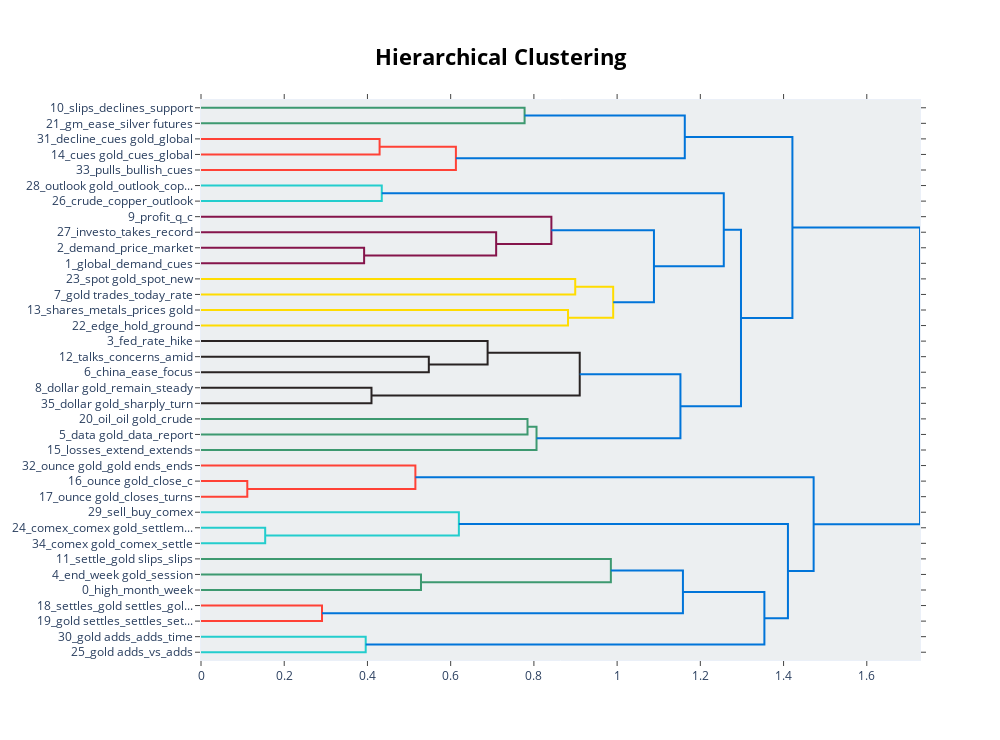

Source (notebook cell):
### Code cell
topic_model.visualize_hierarchy().show()

### Figure 1 — Plotly figure (JSON) as saved in the notebook; plotly's stock layout.template omitted (floating-point values rounded to 4 significant figures)
{"data": [{"hoverinfo": "text", "marker": {"color": "rgb(61,153,112)"}, "mode": "lines", "type": "scatter", "x": [0.0, 0.7776, 0.7776, 0.0], "xaxis": "x", "y": [-5.0, -5.0, -15.0, -15.0], "yaxis": "y"}, {"hoverinfo": "text", "marker": {"color": "rgb(255,65,54)"}, "mode": "lines", "type": "scatter", "x": [0.0, 0.4292, 0.4292, 0.0], "xaxis": "x", "y": [-25.0, -25.0, -35.0, -35.0], "yaxis": "y"}, {"hoverinfo": "text", "marker": {"color": "rgb(255,65,54)"}, "mode": "lines", "type": "scatter", "x": [0.4292, 0.6126, 0.6126, 0.0], "xaxis": "x", "y": [-30.0, -30.0, -45.0, -45.0], "yaxis": "y"}, {"hoverinfo": "text", "marker": {"color": "rgb(0,116,217)"}, "mode": "lines", "type": "scatter", "x": [0.7776, 1.163, 1.163, 0.6126], "xaxis": "x", "y": [-10.0, -10.0, -37.5, -37.5], "yaxis": "y"}, {"hoverinfo": "text", "marker": {"color": "rgb(35,205,205)"}, "mode": "lines", "type": "scatter", "x": [0.0, 0.4344, 0.4344, 0.0], "xaxis": "x", "y": [-55.0, -55.0, -65.0, -65.0], "yaxis": "y"}, {"hoverinfo": "text", "marker": {"color": "rgb(133,20,75)"}, "mode": "lines", "type": "scatter", "x": [0.0, 0.392, 0.392, 0.0], "xaxis": "x", "y": [-95.0, -95.0, -105.0, -105.0], "yaxis": "y"}, {"hoverinfo": "text", "marker": {"color": "rgb(133,20,75)"}, "mode": "lines", "type": "scatter", "x": [0.0, 0.7093, 0.7093, 0.392], "xaxis": "x", "y": [-85.0, -85.0, -100.0, -100.0], "yaxis": "y"}, {"hoverinfo": "text", "marker": {"color": "rgb(133,20,75)"}, "mode": "lines", "type": "scatter", "x": [0.0, 0.842, 0.842, 0.7093], "xaxis": "x", "y": [-75.0, -75.0, -92.5, -92.5], "yaxis": "y"}, {"hoverinfo": "text", "marker": {"color": "rgb(255,220,0)"}, "mode": "lines", "type": "scatter", "x": [0.0, 0.8993, 0.8993, 0.0], "xaxis": "x", "y": [-115.0, -115.0, -125.0, -125.0], "yaxis": "y"}, {"hoverinfo": "text", "marker": {"color": "rgb(255,220,0)"}, "mode": "lines", "type": "scatter", "x": [0.0, 0.882, 0.882, 0.0], "xaxis": "x", "y": [-135.0, -135.0, -145.0, -145.0], "yaxis": "y"}, {"hoverinfo": "text", "marker": {"color": "rgb(255,220,0)"}, "mode": "lines", "type": "scatter", "x": [0.8993, 0.9905, 0.9905, 0.882], "xaxis": "x", "y": [-120.0, -120.0, -140.0, -140.0], "yaxis": "y"}, {"hoverinfo": "text", "marker": {"color": "rgb(0,116,217)"}, "mode": "lines", "type": "scatter", "x": [0.842, 1.089, 1.089, 0.9905], "xaxis": "x", "y": [-83.75, -83.75, -130.0, -130.0], "yaxis": "y"}, {"hoverinfo": "text", "marker": {"color": "rgb(0,116,217)"}, "mode": "lines", "type": "scatter", "x": [0.4344, 1.256, 1.256, 1.089], "xaxis": "x", "y": [-60.0, -60.0, -106.9, -106.9], "yaxis": "y"}, {"hoverinfo": "text", "marker": {"color": "rgb(40,35,35)"}, "mode": "lines", "type": "scatter", "x": [0.0, 0.5475, 0.5475, 0.0], "xaxis": "x", "y": [-165.0, -165.0, -175.0, -175.0], "yaxis": "y"}, {"hoverinfo": "text", "marker": {"color": "rgb(40,35,35)"}, "mode": "lines", "type": "scatter", "x": [0.0, 0.6888, 0.6888, 0.5475], "xaxis": "x", "y": [-155.0, -155.0, -170.0, -170.0], "yaxis": "y"}, {"hoverinfo": "text", "marker": {"color": "rgb(40,35,35)"}, "mode": "lines", "type": "scatter", "x": [0.0, 0.4097, 0.4097, 0.0], "xaxis": "x", "y": [-185.0, -185.0, -195.0, -195.0], "yaxis": "y"}, {"hoverinfo": "text", "marker": {"color": "rgb(40,35,35)"}, "mode": "lines", "type": "scatter", "x": [0.6888, 0.9102, 0.9102, 0.4097], "xaxis": "x", "y": [-162.5, -162.5, -190.0, -190.0], "yaxis": "y"}, {"hoverinfo": "text", "marker": {"color": "rgb(61,153,112)"}, "mode": "lines", "type": "scatter", "x": [0.0, 0.7846, 0.7846, 0.0], "xaxis": "x", "y": [-205.0, -205.0, -215.0, -215.0], "yaxis": "y"}, {"hoverinfo": "text", "marker": {"color": "rgb(61,153,112)"}, "mode": "lines", "type": "scatter", "x": [0.7846, 0.8063, 0.8063, 0.0], "xaxis": "x", "y": [-210.0, -210.0, -225.0, -225.0], "yaxis": "y"}, {"hoverinfo": "text", "marker": {"color": "rgb(0,116,217)"}, "mode": "lines", "type": "scatter", "x": [0.9102, 1.152, 1.152, 0.8063], "xaxis": "x", "y": [-176.2, -176.2, -217.5, -217.5], "yaxis": "y"}, {"hoverinfo": "text", "marker": {"color": "rgb(0,116,217)"}, "mode": "lines", "type": "scatter", "x": [1.256, 1.298, 1.298, 1.152], "xaxis": "x", "y": [-83.44, -83.44, -196.9, -196.9], "yaxis": "y"}, {"hoverinfo": "text", "marker": {"color": "rgb(0,116,217)"}, "mode": "lines", "type": "scatter", "x": [1.163, 1.421, 1.421, 1.298], "xaxis": "x", "y": [-23.75, -23.75, -140.2, -140.2], "yaxis": "y"}, {"hoverinfo": "text", "marker": {"color": "rgb(255,65,54)"}, "mode": "lines", "type": "scatter", "x": [0.0, 0.1113, 0.1113, 0.0], "xaxis": "x", "y": [-245.0, -245.0, -255.0, -255.0], "yaxis": "y"}, {"hoverinfo": "text", "marker": {"color": "rgb(255,65,54)"}, "mode": "lines", "type": "scatter", "x": [0.0, 0.5152, 0.5152, 0.1113], "xaxis": "x", "y": [-235.0, -235.0, -250.0, -250.0], "yaxis": "y"}, {"hoverinfo": "text", "marker": {"color": "rgb(35,205,205)"}, "mode": "lines", "type": "scatter", "x": [0.0, 0.1543, 0.1543, 0.0], "xaxis": "x", "y": [-275.0, -275.0, -285.0, -285.0], "yaxis": "y"}, {"hoverinfo": "text", "marker": {"color": "rgb(35,205,205)"}, "mode": "lines", "type": "scatter", "x": [0.0, 0.6197, 0.6197, 0.1543], "xaxis": "x", "y": [-265.0, -265.0, -280.0, -280.0], "yaxis": "y"}, {"hoverinfo": "text", "marker": {"color": "rgb(61,153,112)"}, "mode": "lines", "type": "scatter", "x": [0.0, 0.5287, 0.5287, 0.0], "xaxis": "x", "y": [-305.0, -305.0, -315.0, -315.0], "yaxis": "y"}, {"hoverinfo": "text", "marker": {"color": "rgb(61,153,112)"}, "mode": "lines", "type": "scatter", "x": [0.0, 0.9849, 0.9849, 0.5287], "xaxis": "x", "y": [-295.0, -295.0, -310.0, -310.0], "yaxis": "y"}, {"hoverinfo": "text", "marker": {"color": "rgb(255,65,54)"}, "mode": "lines", "type": "scatter", "x": [0.0, 0.2908, 0.2908, 0.0], "xaxis": "x", "y": [-325.0, -325.0, -335.0, -335.0], "yaxis": "y"}, {"hoverinfo": "text", "marker": {"color": "rgb(0,116,217)"}, "mode": "lines", "type": "scatter", "x": [0.9849, 1.158, 1.158, 0.2908], "xaxis": "x", "y": [-302.5, -302.5, -330.0, -330.0], "yaxis": "y"}, {"hoverinfo": "text", "marker": {"color": "rgb(35,205,205)"}, "mode": "lines", "type": "scatter", "x": [0.0, 0.3958, 0.3958, 0.0], "xaxis": "x", "y": [-345.0, -345.0, -355.0, -355.0], "yaxis": "y"}, {"hoverinfo": "text", "marker": {"color": "rgb(0,116,217)"}, "mode": "lines", "type": "scatter", "x": [1.158, 1.354, 1.354, 0.3958], "xaxis": "x", "y": [-316.2, -316.2, -350.0, -350.0], "yaxis": "y"}, {"hoverinfo": "text", "marker": {"color": "rgb(0,116,217)"}, "mode": "lines", "type": "scatter", "x": [0.6197, 1.411, 1.411, 1.354], "xaxis": "x", "y": [-272.5, -272.5, -333.1, -333.1], "yaxis": "y"}, {"hoverinfo": "text", "marker": {"color": "rgb(0,116,217)"}, "mode": "lines", "type": "scatter", "x": [0.5152, 1.472, 1.472, 1.411], "xaxis": "x", "y": [-242.5, -242.5, -302.8, -302.8], "yaxis": "y"}, {"hoverinfo": "text", "marker": {"color": "rgb(0,116,217)"}, "mode": "lines", "type": "scatter", "x": [1.421, 1.728, 1.728, 1.472], "xaxis": "x", "y": [-81.95, -81.95, -272.7, -272.7], "yaxis": "y"}], "layout": {"autosize": false, "height": 740, "hoverlabel": {"bgcolor": "white", "font": {"family": "Rockwell", "size": 16}}, "hovermode": "closest", "plot_bgcolor": "#ECEFF1", "showlegend": false, "title": {"font": {"color": "Black", "size": 22}, "text": "<b>Hierarchical Clustering</b>", "x": 0.5, "xanchor": "center", "yanchor": "top"}, "width": 1000, "xaxis": {"mirror": "allticks", "rangemode": "tozero", "showgrid": false, "showline": true, "showticklabels": true, "ticks": "outside", "type": "linear", "zeroline": false}, "yaxis": {"mirror": "allticks", "range": [-360, 0], "rangemode": "tozero", "showgrid": false, "showline": true, "showticklabels": true, "tickmode": "array", "ticks": "outside", "ticktext": ["10_slips_declines_support", "21_gm_ease_silver futures", "31_decline_cues gold_global", "14_cues gold_cues_global", "33_pulls_bullish_cues", "28_outlook gold_outlook_cop...", "26_crude_copper_outlook", "9_profit_q_c", "27_investo_takes_record", "2_demand_price_market", "1_global_demand_cues", "23_spot gold_spot_new", "7_gold trades_today_rate", "13_shares_metals_prices gold", "22_edge_hold_ground", "3_fed_rate_hike", "12_talks_concerns_amid", "6_china_ease_focus", "8_dollar gold_remain_steady", "35_dollar gold_sharply_turn", "20_oil_oil gold_crude", "5_data gold_data_report", "15_losses_extend_extends", "32_ounce gold_gold ends_ends", "16_ounce gold_close_c", "17_ounce gold_closes_turns", "29_sell_buy_comex", "24_comex_comex gold_settlem...", "34_comex gold_comex_settle", "11_settle_gold slips_slips", "4_end_week gold_session", "0_high_month_week", "18_settles_gold settles_gol...", "19_gold settles_settles_set...", "30_gold adds_adds_time", "25_gold adds_vs_adds"], "tickvals": [-5, -15, -25, -35, -45, -55, -65, -75, -85, -95, -105, -115, -125, -135, -145, -155, -165, -175, -185, -195, -205, -215, -225, -235, -245, -255, -265, -275, -285, -295, -305, -315, -325, -335, -345, -355], "type": "linear", "zeroline": false}}}
